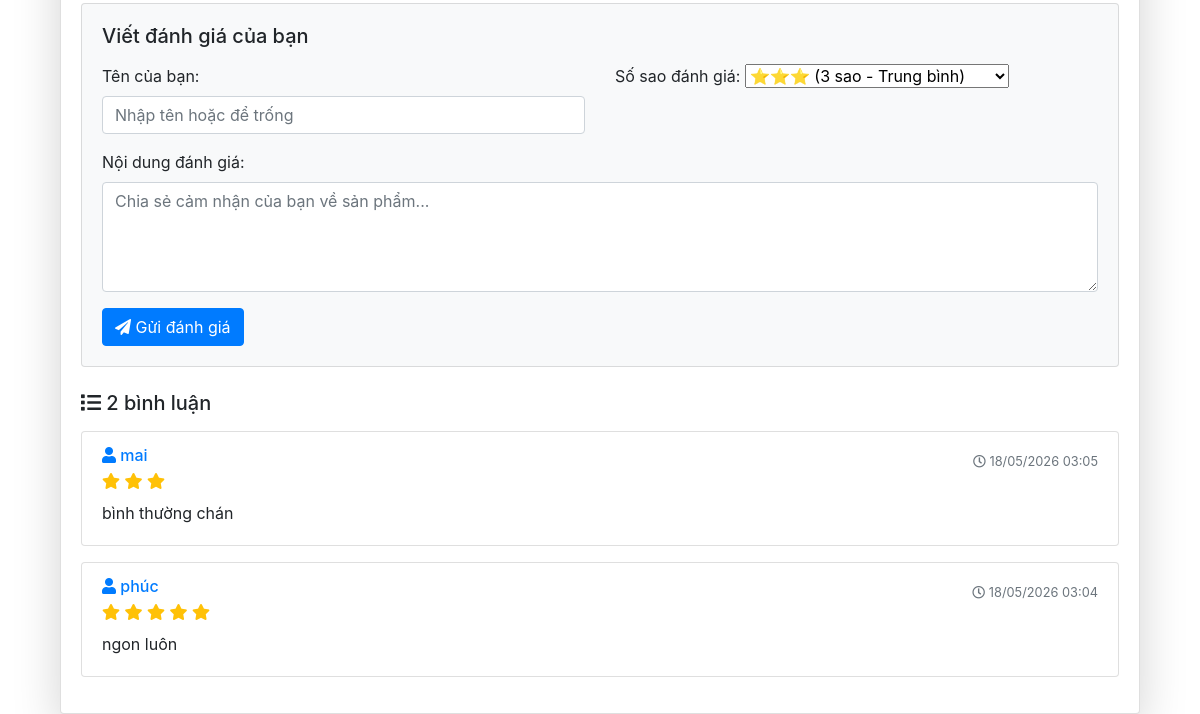
/Product/show/6 (lower part), run on an earlier commit of the app's database.
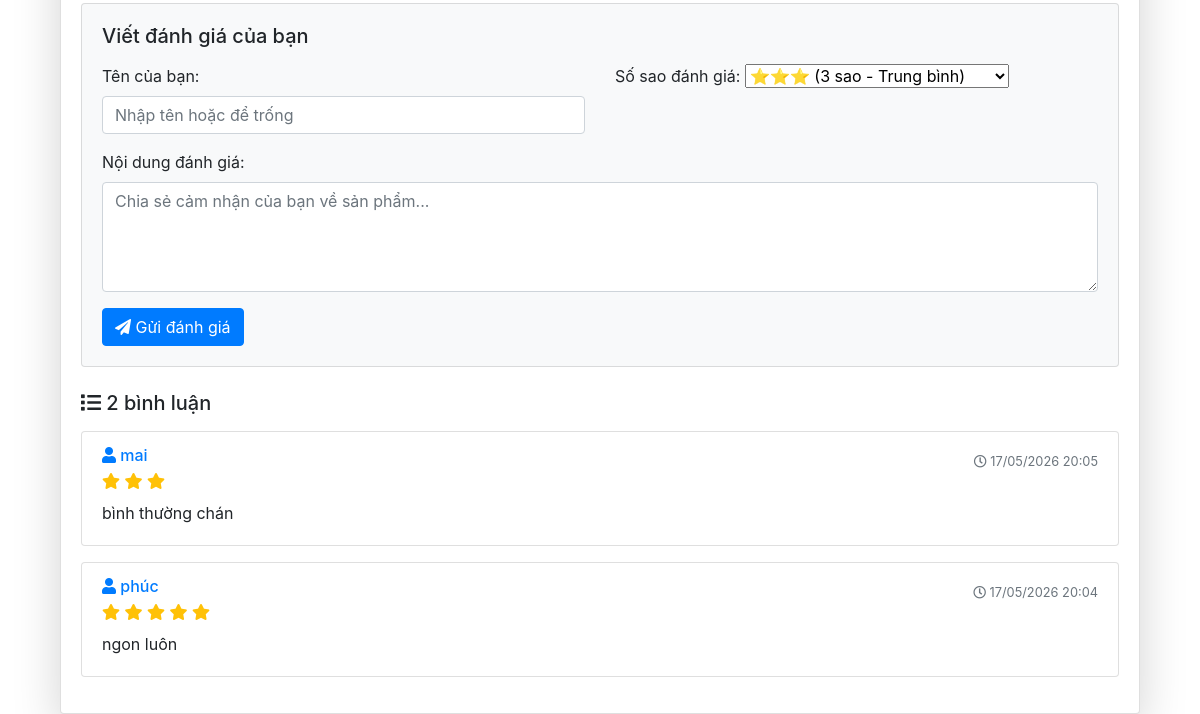
And on a later commit of the database.
### tables this page shows
CREATE TABLE IF NOT EXISTS `reviews` (
  `id` int NOT NULL AUTO_INCREMENT,
  `product_id` int NOT NULL,
  `user_id` int DEFAULT NULL,
  `username` varchar(100) DEFAULT NULL,
  `rating` int NOT NULL,
  `content` text NOT NULL,
  `created_at` timestamp NULL DEFAULT CURRENT_TIMESTAMP,
  PRIMARY KEY (`id`),
  KEY `product_id` (`product_id`),
  CONSTRAINT `reviews_ibfk_1` FOREIGN KEY (`product_id`) REFERENCES `product` (`id`) ON DELETE CASCADE,
  CONSTRAINT `reviews_chk_1` CHECK ((`rating` between 1 and 5))
);

### app/config/database.php (called while the page is built, shortened)
<?php
class Database {
    private $host = "localhost";
    private $db_name = "my_store";
    private $username = "root";
    private $password = "";
    public function getConnection() {
        $this->conn = null;
        try {
            $this->conn = new PDO(
                "mysql:host=" . $this->host . ";dbname=" . $this->db_name,
                $this->username,
                $this->password
            );
            $this->conn->exec("set names utf8");
        } catch(PDOException $exception) {
            echo "Connection error: " . $exception->getMessage();
        }
        return $this->conn;
    }
}
?>

### app/models/ProductModel.php (called while the page is built, shortened)
<?php
class ProductModel {
    private $conn;
    private $table_name = "product";
    public function __construct($db) {
        $this->conn = $db;
    }
    public function getProductById($id) {
        $query = "SELECT p.*, c.name as category_name
                  FROM " . $this->table_name . " p
                  LEFT JOIN category c ON p.category_id = c.id
                  WHERE p.id = :id";
        $stmt = $this->conn->prepare($query);
        $stmt->bindParam(':id', $id, PDO::PARAM_INT);
        $stmt->execute();
        return $stmt->fetch(PDO::FETCH_OBJ);
    }
}
?>

### index.php (called while the page is built, shortened)
<?php
require_once 'app/config/database.php';
require_once 'app/models/ProductModel.php';
$url = $_GET['url'] ?? '';
$url = rtrim($url, '/');
$url = filter_var($url, FILTER_SANITIZE_URL);
$url = explode('/', $url);
$action = isset($url[1]) && $url[1] != '' ? $url[1] : 'index';
$controller = new $controllerName();
call_user_func_array([$controller, $action], array_slice($url, 2));
?>

### app/models/ReviewModel.php (called while the page is built, shortened)
<?php
class ReviewModel {
    private $conn;
    private $table_name = "reviews";
    public function __construct($db) {
        $this->conn = $db;
    }
    public function getReviewsByProductId($product_id) {
        $query = "SELECT * FROM " . $this->table_name . "
                  WHERE product_id = :product_id
                  ORDER BY created_at DESC";
        $stmt = $this->conn->prepare($query);
        $stmt->bindParam(':product_id', $product_id, PDO::PARAM_INT);
        $stmt->execute();
        return $stmt->fetchAll(PDO::FETCH_OBJ);
    }
}
?>

### app/views/product/show.php (the view, shortened to what this page needs)
<?php include 'app/views/shares/header.php'; ?>
<div class="container mt-4">
    <div class="card shadow-lg">
        <div class="card-body">
            <?php if($product): ?>
            <div class="review-section">
                <div class="card bg-light mb-4">
                    <div class="card-body">
                        <h5 class="card-title mb-3">Viết đánh giá của bạn</h5>
                        <form method="POST" action="/Product/saveReview">
                            <div class="row">
                                <div class="col-md-6 mb-3">
                                    <label class="form-label">Tên của bạn:</label>
                                    <input type="text" name="username" class="form-control"
                                           placeholder="Nhập tên hoặc để trống"
                                           value="<?php
                                           echo htmlspecialchars($_SESSION['username'] ?? '');
                                           ?>">
                                </div>
                                <div class="col-md-6 mb-3">
                                    <label class="form-label">Số sao đánh giá:</label>
                                    <select name="rating" class="form-select">
                                        <option value="3" selected>⭐⭐⭐ (3 sao - Trung bình)</option>
                                    </select>
                                </div>
                            </div>
                            <div class="mb-3">
                                <label class="form-label">Nội dung đánh giá:</label>
                                <textarea name="content" class="form-control" rows="4"
                                          placeholder="Chia sẻ cảm nhận của bạn về sản phẩm..." required></textarea>
                            </div>
                            <button type="submit" class="btn btn-primary">
                                <i class="fas fa-paper-plane"></i> Gửi đánh giá
                            </button>
                        </form>
                    </div>
                </div>
                <?php if (!empty($reviews)): ?>
                    <h5 class="mb-3">
                        <i class="fas fa-list"></i>
                        <?php echo count($reviews); ?> bình luận
                    </h5>
                    <?php foreach ($reviews as $review): ?>
                    <div class="card mb-3">
                        <div class="card-body">
                            <div class="d-flex justify-content-between align-items-start">
                                <div>
                                    <h6 class="card-subtitle mb-1 text-primary">
                                        <i class="fas fa-user"></i>
                                        <?php echo htmlspecialchars($review->username ?? 'Ẩn danh'); ?>
                                    </h6>
                                    <div class="text-warning mb-2">
                                        <?php for($i = 0; $i < ($review->rating ?? 0); $i++): ?>
                                            <i class="fas fa-star"></i>
                                        <?php endfor; ?>
                                    </div>
                                </div>
                                <small class="text-muted">
                                    <i class="far fa-clock"></i>
                                    <?php echo date('d/m/Y H:i', strtotime($review->created_at ?? 'now')); ?>
                                </small>
                            </div>
                            <p class="card-text mb-0"><?php echo nl2br(htmlspecialchars($review->content)); ?></p>
                        </div>
                    </div>
                    <?php endforeach; ?>
                <?php endif; ?>
            </div>
            <?php endif; ?>
        </div>
    </div>
</div>
<?php include 'app/views/shares/footer.php'; ?>

### app/controllers/ProductController.php (shortened to what this page needs)
<?php
require_once('app/config/database.php');
require_once('app/models/ProductModel.php');
require_once('app/models/ReviewModel.php');
class ProductController {
    private $productModel;
    private $db;
    public function __construct() {
        $this->db = (new Database())->getConnection();
        $this->productModel = new ProductModel($this->db);
    }
    public function show($id) {
        $product = $this->productModel->getProductById($id);
        if ($product) {
            $reviewModel   = new ReviewModel($this->db);
            $reviews       = $reviewModel->getReviewsByProductId($id);
            include 'app/views/product/show.php';
        } else {
            echo "Không tìm thấy sản phẩm.";
        }
    }
}
?>

### app/views/shares/header.php (shortened to what this page needs)
<!DOCTYPE html>
<html lang="vi">
<head>
    <link href="https://stackpath.bootstrapcdn.com/bootstrap/4.5.2/css/bootstrap.min.css" rel="stylesheet">
    <link rel="stylesheet" href="https://cdnjs.cloudflare.com/ajax/libs/font-awesome/5.15.4/css/all.min.css">
</head>
<body>
    <div class="container mt-4">

### app/views/shares/footer.php (shortened to what this page needs)
</div>
</body>
</html>

What changed in the data, as far as the page shows it:
changed reviews "mai": created_at "18/05/2026 03:05" → "17/05/2026 20:05"
changed reviews "phúc": created_at "18/05/2026 03:04" → "17/05/2026 20:04"
